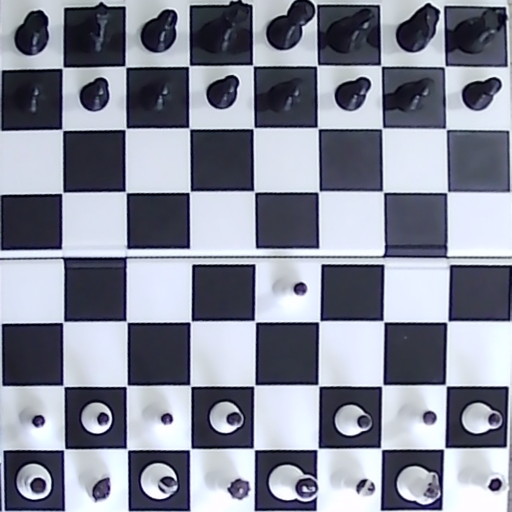
#> input picture test_fixtures/black_pawn_before.png, 512 x 512 px
$ python -i board_detector.py   (imports and definitions only)   (older library calls are emulated)
#> lines starting #> are read from the running program, lines starting #| are printed output that depends on the picture; after the words box and inside, x2 and y2 are one past the last pixel; in counts of white or black regions, pixels touching at a corner belong together
#> further down, picture is the input picture: shape (512, 512, 3); mean B, G, R 152.9, 137.9, 133.7
### perspective.py
"""Geometry shared by board detection and the top-down view."""

import cv2
import numpy as np


BOARD_SIZE = 1024

ROTATIONS = {
    "none": None,
    "cw": cv2.ROTATE_90_CLOCKWISE,
    "ccw": cv2.ROTATE_90_COUNTERCLOCKWISE,
    "half": cv2.ROTATE_180,
}


def order_corners(points: np.ndarray) -> np.ndarray:
    """Return a convex quadrilateral as TL, TR, BR, BL in camera coordinates."""
    points = np.asarray(points, dtype=np.float32).reshape(4, 2)
    center = points.mean(axis=0)
    angles = np.arctan2(points[:, 1] - center[1], points[:, 0] - center[0])
    ordered = points[np.argsort(angles)]
    ordered = np.roll(ordered, -int(np.argmin(ordered.sum(axis=1))), axis=0)
    # Sorting by angle in image coordinates normally gives TL, TR, BR, BL.
    if ordered[1, 0] < ordered[3, 0]:
        ordered = ordered[[0, 3, 2, 1]]
    return ordered.astype(np.float32)


# [30 lines left out: functions warp_board, rotate_board, manual_corners, not called in this run]

### board_detector.py
"""Detect the full 8x8 playing surface without using chess pieces."""

from dataclasses import dataclass
import math
import os
import time

# [1 line not run here, left out]

import cv2
import numpy as np

from perspective import order_corners


@dataclass
class DetectionResult:
    corners: np.ndarray | None
    method: str
    reason: str
    edges: np.ndarray
    lines_view: np.ndarray
    candidates_view: np.ndarray
    lighting_view: np.ndarray | None = None


@dataclass
class GridLine:
    position: float
    line: np.ndarray  # a*x + b*y = c, with (a,b) a unit normal
    strength: float


@dataclass
class GridBand:
    start: float
    end: float
    support: int
    strength: float


def _text(image: np.ndarray, message: str, row: int = 0) -> None:
    y = 25 + 26 * row
    cv2.putText(image, message, (12, y), cv2.FONT_HERSHEY_SIMPLEX,
                0.62, (0, 0, 0), 4, cv2.LINE_AA)
    cv2.putText(image, message, (12, y), cv2.FONT_HERSHEY_SIMPLEX,
                0.62, (255, 255, 255), 1, cv2.LINE_AA)


def _quad_ok(quad: np.ndarray, shape: tuple[int, ...]) -> bool:
    h, w = shape[:2]
    if not np.isfinite(quad).all():
        return False
    polygon = quad.astype(np.float32)
    if not cv2.isContourConvex(polygon):
        return False
    area = cv2.contourArea(polygon)
    if area < 0.025 * w * h or area > 0.9 * w * h:
        return False
    sides = np.linalg.norm(np.roll(quad, -1, axis=0) - quad, axis=1)
    if sides.min() < min(h, w) * 0.09 or sides.max() / sides.min() > 7:
        return False
    margin = max(w, h) * 0.12
    return bool(np.all(quad[:, 0] > -margin) and np.all(quad[:, 0] < w + margin)
                and np.all(quad[:, 1] > -margin) and np.all(quad[:, 1] < h + margin))


def _checker_score(gray: np.ndarray, quad: np.ndarray) -> tuple[float, float, float]:
    """Score cell alternation and repeated grid edges after rectification."""
    dst = np.float32([[0, 0], [399, 0], [399, 399], [0, 399]])
    matrix = cv2.getPerspectiveTransform(quad.astype(np.float32), dst)
    board = cv2.warpPerspective(gray, matrix, (400, 400))
    cells = np.empty((8, 8), np.float32)
    for row in range(8):
        for col in range(8):
            patch = board[row * 50 + 17:row * 50 + 33,
                          col * 50 + 17:col * 50 + 33]
            cells[row, col] = np.median(patch)

    # Adjacent cells should usually alternate, while a lighting gradient is slow.
    parity = np.fromfunction(lambda r, c: (r + c) % 2, (8, 8)).astype(bool)
    light = float(np.median(cells[parity]))
    dark = float(np.median(cells[~parity]))
    contrast = abs(light - dark)
    predicted = np.where(parity, light, dark)
    residual = float(np.median(np.abs(cells - predicted)))
    checker = max(0.0, (contrast - 0.6 * residual) / 40.0)

    blurred = cv2.GaussianBlur(board, (3, 3), 0)
    dx = np.abs(cv2.Sobel(blurred, cv2.CV_32F, 1, 0, ksize=3))
    dy = np.abs(cv2.Sobel(blurred, cv2.CV_32F, 0, 1, ksize=3))
    vertical = np.mean([np.mean(dx[12:388, x - 2:x + 3]) for x in range(50, 400, 50)])
    horizontal = np.mean([np.mean(dy[y - 2:y + 3, 12:388]) for y in range(50, 400, 50)])
    off_v = np.mean([np.mean(dx[12:388, x - 2:x + 3]) for x in range(25, 400, 50)])
    off_h = np.mean([np.mean(dy[y - 2:y + 3, 12:388]) for y in range(25, 400, 50)])
    grid = max(0.0, (vertical + horizontal) / (off_v + off_h + 1.0) - 1.0)
    return checker + 0.65 * grid, checker, grid


def _line_intersection(first: np.ndarray, second: np.ndarray) -> np.ndarray | None:
    matrix = np.array([first[:2], second[:2]], np.float64)
    determinant = np.linalg.det(matrix)
    if abs(determinant) < 0.15:
        return None
    return np.linalg.solve(matrix, np.array([first[2], second[2]])).astype(np.float32)


def _normalize_lighting(gray: np.ndarray) -> np.ndarray:
    """Remove slow illumination changes while preserving the square boundaries."""
    low, median, high = np.percentile(gray, (2, 50, 98))
    if median < 55 or high - low < 45:
        # CLAHE alone amplifies sensor noise in a dim or nearly flat image.
        smooth = cv2.fastNlMeansDenoising(gray, h=5)
    else:
        smooth = cv2.GaussianBlur(gray, (3, 3), 0)
    illumination = cv2.GaussianBlur(smooth, (0, 0), 35)
    flattened = np.clip((smooth.astype(np.float32) + 8) /
                        (illumination.astype(np.float32) + 8) * 128,
                        0, 255).astype(np.uint8)
    return cv2.createCLAHE(clipLimit=2.0, tileGridSize=(8, 8)).apply(flattened)


class BoardDetector:
    def __init__(self, max_width: int = 960):
        self.max_width = max_width
        self.frame_number = 0

    def detect(self, frame: np.ndarray, full_search: bool = True) -> DetectionResult:
#> called with full_search = True
        self.frame_number += 1
        h, w = frame.shape[:2]
        scale = min(1.0, self.max_width / w)
        small = cv2.resize(frame, None, fx=scale, fy=scale,
                           interpolation=cv2.INTER_AREA) if scale < 1 else frame.copy()
        camera_gray = cv2.cvtColor(small, cv2.COLOR_BGR2GRAY)
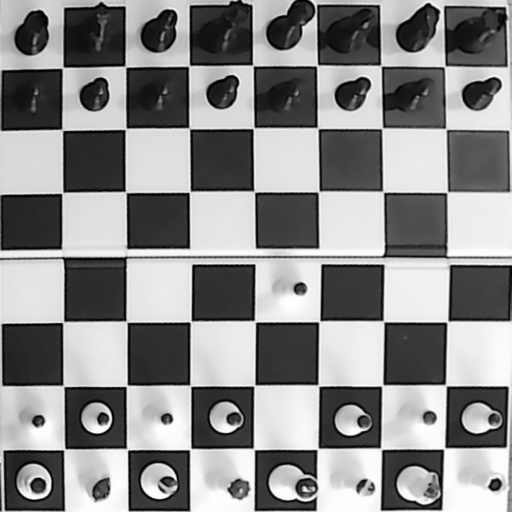
#> camera_gray: shape (512, 512); min 0, max 255, mean 138.3
        gray = cv2.createCLAHE(clipLimit=2.0, tileGridSize=(8, 8)).apply(camera_gray)
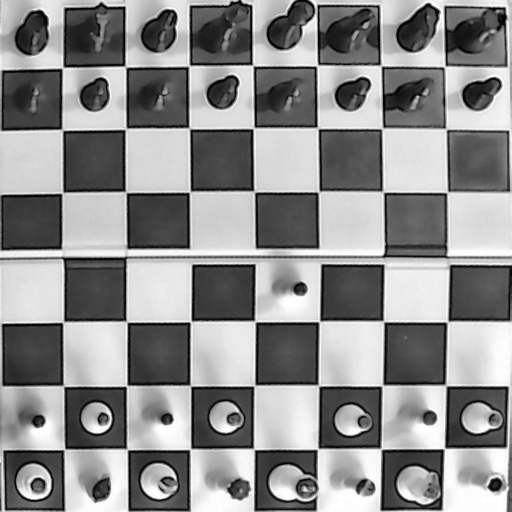
#> gray: shape (512, 512); min 0, max 255, mean 141.4
        edges = cv2.Canny(cv2.GaussianBlur(gray, (5, 5), 0), 45, 125)
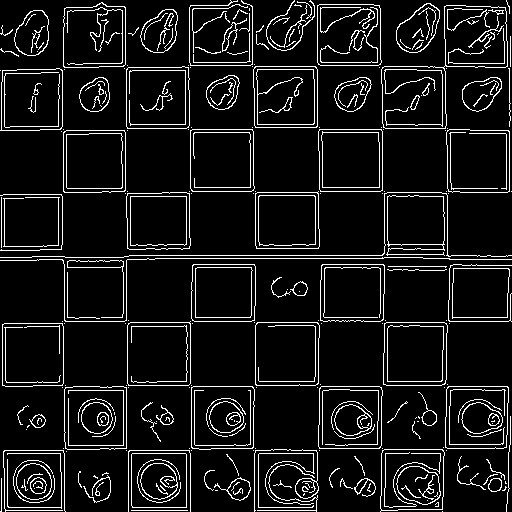
#> edges: shape (512, 512); 8.9% white in thin lines or dots
        lines_view = small.copy()
        candidates_view = small.copy()
        if not full_search:
            _text(candidates_view, "Tracking board; full search every 10 frames")
            return DetectionResult(None, "tracking", "Full search skipped while tracking",
                                   edges, lines_view, candidates_view)

        sb_quad, sb_points, sb_reason = self._from_internal_corners(gray)
        if sb_points is not None:
            cv2.drawChessboardCorners(candidates_view, (7, 7),
                                      sb_points.reshape(-1, 1, 2), True)
        if sb_quad is not None:
            _, checker, grid = _checker_score(gray, sb_quad)
            if _quad_ok(sb_quad, gray.shape) and (checker > 0.12 or grid > 0.14):
                cv2.polylines(candidates_view, [sb_quad.astype(np.int32)],
                              True, (0, 255, 0), 2)
                _text(candidates_view, f"SB: checker {checker:.2f}, grid {grid:.2f}")
                return DetectionResult(sb_quad / scale, "internal corners", "OK",
                                       edges, lines_view, candidates_view)
            sb_reason = f"internal corners rejected: checker {checker:.2f}, grid {grid:.2f}"

        lighting = _normalize_lighting(camera_gray)
        raw_low, raw_median, raw_high = np.percentile(camera_gray, (2, 50, 98))
        lighting_debug = lighting.copy()
        _text(lighting_debug, f"Raw light: median {raw_median:.0f}, range {raw_high - raw_low:.0f}")
        lighting_edges = cv2.Canny(cv2.GaussianBlur(lighting, (5, 5), 0), 20, 55)
        light_quad, light_points, light_reason = self._from_internal_corners(
            lighting, exhaustive=True)
        if light_points is not None:
            cv2.drawChessboardCorners(candidates_view, (7, 7),
                                      light_points.reshape(-1, 1, 2), True)
        if light_quad is not None:
            _, checker, grid = _checker_score(lighting, light_quad)
            if _quad_ok(light_quad, lighting.shape) and (checker > 0.12 or grid > 0.14):
                cv2.polylines(candidates_view, [light_quad.astype(np.int32)],
                              True, (0, 255, 0), 2)
                _text(candidates_view, f"Lighting-normalized SB: checker {checker:.2f}, grid {grid:.2f}")
                return DetectionResult(light_quad / scale, "internal corners (lighting)",
                                       "OK", lighting_edges, lines_view, candidates_view,
                                       lighting_debug)
            light_reason = (f"lighting corners rejected: checker {checker:.2f}, "
                            f"grid {grid:.2f}")

        quad, line_reason = self._from_grid_lines(gray, edges, lines_view, candidates_view)
        if quad is not None:
            return DetectionResult(quad / scale, "Hough grid", "OK", edges,
                                   lines_view, candidates_view, lighting_debug)
        lighting_lines = small.copy()
        lighting_candidates = small.copy()
        light_line_quad, light_line_reason = self._from_grid_lines(
            lighting, lighting_edges, lighting_lines, lighting_candidates)
        if light_line_quad is not None:
            return DetectionResult(light_line_quad / scale, "Hough grid (lighting)", "OK",
                                   lighting_edges, lighting_lines, lighting_candidates,
                                   lighting_debug)
        reason = (f"standard: {sb_reason}; {line_reason}; "
                  f"lighting: {light_reason}; {light_line_reason}")
        candidates_view = lighting_candidates
        _text(candidates_view, f"DIRECT DETECTION FAILED - raw median {raw_median:.0f}, range {raw_high - raw_low:.0f}")
        _text(candidates_view, f"Standard: {sb_reason}; {line_reason}"[:95], 1)
        _text(candidates_view, f"Lighting: {light_reason}; {light_line_reason}"[:95], 2)
        return DetectionResult(None, "none", reason, lighting_edges, lighting_lines,
                               candidates_view, lighting_debug)

    def _from_internal_corners(self, gray: np.ndarray, exhaustive: bool = False):
#> called with exhaustive = False
        flags = cv2.CALIB_CB_NORMALIZE_IMAGE
        if exhaustive or self.frame_number % 8 == 0:
            flags |= cv2.CALIB_CB_EXHAUSTIVE
        try:
            found, corners = cv2.findChessboardCornersSB(gray, (7, 7), flags=flags)
#> found = True; corners = 49 rows, first 8: [62.66, 67.71], [125.5, 66.71], [188.9, 65.9], [252.9, 65.47], [316.9, 65.38], [380.9, 65.72], [444.6, 66.16], [62.37, 129.8]
        except cv2.error as exc:
            return None, None, f"SB error: {str(exc).splitlines()[0]}"
        if not found or corners is None:
            return None, None, "7x7 internal corners absent/occluded"
        points = corners.reshape(7, 7, 2)
        source = np.array([[c, r] for r in range(1, 8) for c in range(1, 8)], np.float32)
        homography, mask = cv2.findHomography(source, points.reshape(-1, 2), cv2.RANSAC, 3.0)
#> homography = [[63.26, -0.108, -0.615], [-0.249, 63.23, 2.73], [-0.000864, -0.00108, 1]]; mask = 49 values, max 1 at index 0, min 0 at index 23, mean 0.878
        if homography is None or mask is None or int(mask.sum()) < 42:
            return None, points, "internal corner homography inconsistent"
        projected = cv2.perspectiveTransform(source.reshape(-1, 1, 2), homography).reshape(-1, 2)
#> projected = 49 pairs, first value 62.42 to 447.6, second value 64.68 to 449.8
        if np.median(np.linalg.norm(projected - points.reshape(-1, 2), axis=1)) > 2.5:
            return None, points, "internal corner reprojection too large"
        outer = np.float32([[0, 0], [8, 0], [8, 8], [0, 8]])
        quad = cv2.perspectiveTransform(outer.reshape(-1, 1, 2), homography).reshape(4, 2)
#> quad = [[-0.615, 2.73], [509, 0.736], [512.6, 514.6], [-1.49, 513.1]]
        return order_corners(quad), points, "OK"
#> in order_corners, `points = np.asarray(points, dtype=np.float32).reshape(4, 2)`: points has the same summary as quad in _from_internal_corners
#> in order_corners, `center = points.mean(axis=0)`: center = [254.9, 257.8]
#> in order_corners, `angles = np.arctan2(points[:, 1] - center[1], points[:, 0] - center[0])`: angles = [-2.36, -0.791, 0.784, 2.36]
#> in order_corners, `ordered = points[np.argsort(angles)]`: ordered has the same summary as quad in _from_internal_corners

    def _from_grid_lines(self, gray, edges, lines_view, candidates_view):
        h, w = gray.shape
        minimum = max(35, int(min(h, w) * 0.08))
        raw = cv2.HoughLinesP(edges, 1, np.pi / 360, threshold=45,
                              minLineLength=minimum, maxLineGap=18)
        if raw is None:
            return None, "Hough found no long lines"
        segments = raw.reshape(-1, 4).astype(np.float32)
        if len(segments) > 450:
            lengths = np.linalg.norm(segments[:, 2:] - segments[:, :2], axis=1)
            segments = segments[np.argsort(lengths)[-450:]]
        angles = np.mod(np.arctan2(segments[:, 3] - segments[:, 1],
                                   segments[:, 2] - segments[:, 0]), np.pi)
        lengths = np.linalg.norm(segments[:, 2:] - segments[:, :2], axis=1)
        histogram, _ = np.histogram(angles, bins=180, range=(0, np.pi), weights=lengths)
        smooth = np.convolve(np.r_[histogram[-5:], histogram, histogram[:5]],
                             np.ones(11), mode="same")[5:-5]
        first = int(np.argmax(smooth))
        separation = np.abs(np.arange(180) - first)
        separation = np.minimum(separation, 180 - separation)
        allowed = (separation >= 45) & (separation <= 135)
        second = int(np.argmax(np.where(allowed, smooth, -1)))
        if smooth[second] < 0.12 * smooth[first]:
            return None, "only one strong line direction"
        families = []
        colors = [(255, 180, 0), (255, 0, 255)]
        for family_index, peak in enumerate((first, second)):
            angle = np.deg2rad(peak + 0.5)
            distance = np.abs(angles - angle)
            distance = np.minimum(distance, np.pi - distance)
            selected = segments[distance < np.deg2rad(36)]
            selected_lengths = lengths[distance < np.deg2rad(36)]
            for segment in selected:
                cv2.line(lines_view, tuple(segment[:2].astype(int)),
                         tuple(segment[2:].astype(int)), colors[family_index], 1)
            lines = self._cluster_lines(selected, selected_lengths, angle, min(h, w))
            bands = self._grid_bands(lines, min(h, w))
            for line in lines:
                self._draw_full_line(lines_view, line.line, colors[family_index], 2)
            families.append((lines, bands))
        _text(lines_view, f"clustered lines: {len(families[0][0])} + {len(families[1][0])}")
        if not families[0][1] or not families[1][1]:
            return None, (f"grid support insufficient: {len(families[0][0])}/"
                          f"{len(families[1][0])} clustered lines")

        best = None
        best_score = 0.0
        count = 0
        for left_band in families[0][1][:8]:
            for right_band in families[1][1][:8]:
                a0 = self._line_at(families[0][0], left_band.start)
                a1 = self._line_at(families[0][0], left_band.end)
                b0 = self._line_at(families[1][0], right_band.start)
                b1 = self._line_at(families[1][0], right_band.end)
                intersections = [_line_intersection(a, b) for a, b in
                                 ((a0, b0), (a0, b1), (a1, b1), (a1, b0))]
                if any(point is None for point in intersections):
                    continue
                quad = order_corners(np.array(intersections))
                if not _quad_ok(quad, gray.shape):
                    continue
                count += 1
                score, checker, grid = _checker_score(gray, quad)
                cv2.polylines(candidates_view, [quad.astype(np.int32)],
                              True, (80, 80, 230), 1)
                # A partial board can repeat colors locally. Demand a strong
                # full-width grid, or exceptionally clear 8x8 cell alternation.
                if grid < 5.0 and checker < 2.0:
                    continue
                score += 0.025 * (left_band.support + right_band.support)
                if score > best_score:
                    best_score, best = score, quad
        if best is None:
            return None, f"{count} grid quads tested, none passed checker/grid validation"
        cv2.polylines(candidates_view, [best.astype(np.int32)], True, (0, 255, 0), 3)
        _text(candidates_view, f"Hough grid: {count} candidates, best {best_score:.2f}")
        return best, "OK"

    @staticmethod
    def _cluster_lines(segments, lengths, angle, image_size):
        if len(segments) == 0:
            return []
        normal = np.array([-math.sin(angle), math.cos(angle)], np.float32)
        centers = (segments[:, :2] + segments[:, 2:]) * 0.5
        positions = centers @ normal
        order = np.argsort(positions)
        groups = []
        tolerance = max(5.0, image_size * 0.009)
        for idx in order:
            value = float(positions[idx])
            if not groups or value - np.mean([positions[j] for j in groups[-1]]) > tolerance:
                groups.append([])
            groups[-1].append(int(idx))
        output = []
        for group in groups:
            strength = float(lengths[group].sum())
            if strength < image_size * 0.11:
                continue
            endpoints = segments[group].reshape(-1, 2)
            direction = cv2.fitLine(endpoints, cv2.DIST_L2, 0, 0.01, 0.01).reshape(4)
            vx, vy, x0, y0 = map(float, direction)
            n = np.array([-vy, vx], np.float64)
            if np.dot(n, normal) < 0:
                n = -n
            c = n[0] * x0 + n[1] * y0
            output.append(GridLine(float(np.average(positions[group], weights=lengths[group])),
                                   np.array([n[0], n[1], c]), strength))
        strongest = sorted(output, key=lambda line: line.strength, reverse=True)[:36]
        return sorted(strongest, key=lambda line: line.position)

    @staticmethod
    def _grid_bands(lines, image_size):
        if len(lines) < 6:
            return []
        positions = np.array([line.position for line in lines])
        candidates = []
        for i in range(len(lines)):
            for j in range(i + 1, len(lines)):
                distance = positions[j] - positions[i]
                for steps in range(5, 9):
                    unit = distance / steps
                    if unit < image_size * 0.017 or unit > image_size * 0.20:
                        continue
                    for offset in range(9 - steps):
                        # A one-dimensional projective grid permits near squares
                        # to appear wider than far squares in the camera image.
                        for curvature in (-0.35, 0.0, 0.35):
                            t = np.arange(9, dtype=np.float32) / 8.0
                            projective = t / (1.0 + curvature * (1.0 - t))
                            span = distance / (projective[offset + steps] - projective[offset])
                            start = positions[i] - span * projective[offset]
                            targets = start + span * projective
                            nearest = np.min(np.abs(targets[:, None] - positions[None, :]), axis=1)
                            support = int(np.sum(nearest < max(4.0, unit * 0.20)))
                            if support < 6:
                                continue
                            strength = support - float(np.mean(np.minimum(nearest / unit, 1)))
                            candidates.append(GridBand(float(start), float(start + span),
                                                       support, strength))
        candidates.sort(key=lambda band: band.strength, reverse=True)
        unique = []
        for band in candidates:
            if all(abs(band.start - old.start) > image_size * 0.025 or
                   abs(band.end - old.end) > image_size * 0.025 for old in unique):
                unique.append(band)
            if len(unique) == 8:
                break
        return unique

    @staticmethod
    def _line_at(lines, position):
        values = np.array([line.position for line in lines])
        index = int(np.searchsorted(values, position))
        lo = max(0, min(index - 1, len(lines) - 2))
        hi = lo + 1
        blend = (position - values[lo]) / (values[hi] - values[lo])
        result = (1 - blend) * lines[lo].line + blend * lines[hi].line
        result /= np.linalg.norm(result[:2])
        return result

    @staticmethod
    def _draw_full_line(image, line, color, thickness):
        a, b, c = line
        center = np.array([a, b]) * c
        direction = np.array([-b, a]) * max(image.shape[:2]) * 2
        p0 = tuple(np.round(center - direction).astype(int))
        p1 = tuple(np.round(center + direction).astype(int))
        cv2.line(image, p0, p1, color, thickness, cv2.LINE_AA)


class BoardTracker:
    """Carry a verified board through occlusion using visible board features."""

    # [203 lines left out: functions __init__, update, current, _gray, _seed, _track and 2 more, not called in this run]

>>> import cv2
>>> picture = cv2.imread('test_fixtures/black_pawn_before.png')
>>> result = BoardDetector().detect(picture)
#> in detect, `sb_quad, sb_points, sb_reason = self._from_internal_corners(gray)`: sb_quad has the same summary as quad in _from_internal_corners; sb_reason = 'OK'
#> in detect, `cv2.drawChessboardCorners(candidates_view, (7, 7), sb_points.reshape(-..`:
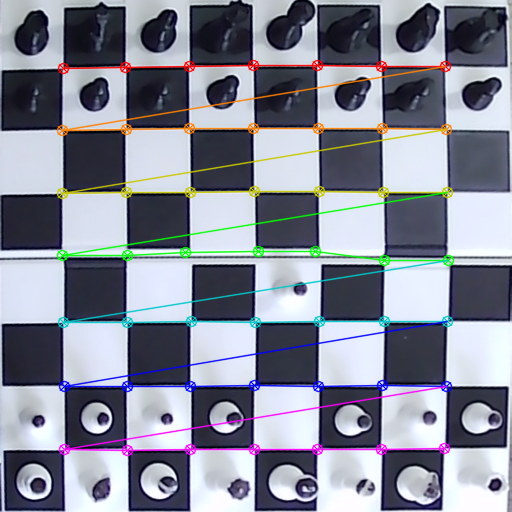
#> candidates_view: shape (512, 512, 3); 7.22% of pixels changed, all inside (x1, y1, x2, y2) = (56, 59, 455, 457)
#> in _checker_score, `matrix = cv2.getPerspectiveTransform(quad.astype(np.float32), dst)`: matrix = [[0.788, 0.00135, 0.481], [0.00308, 0.789, -2.15], [1.37e-05, 1.72e-05, 1]]
#> in _checker_score, `board = cv2.warpPerspective(gray, matrix, (400, 400))`:
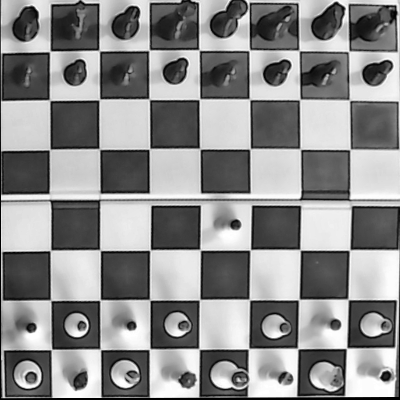
#> board: shape (400, 400); min 0, max 255, mean 139.8
#> in _checker_score, `light = float(np.median(cells[parity]))`: light = 74.5
#> (the rest of the program and of its run is left out)
